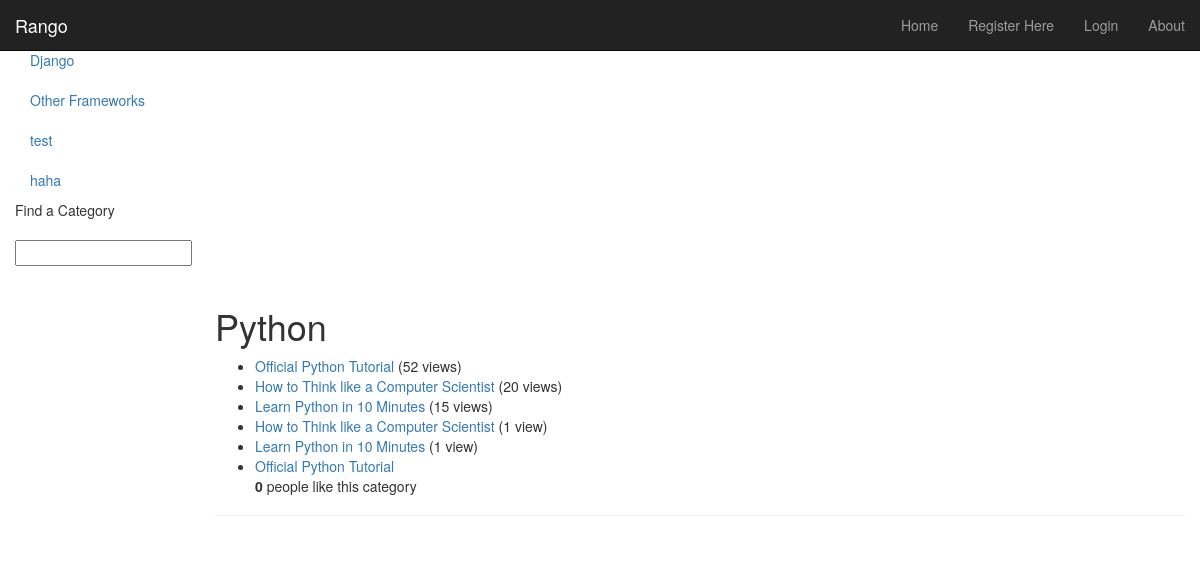
The page /rango/category/python on the database as committed earlier.
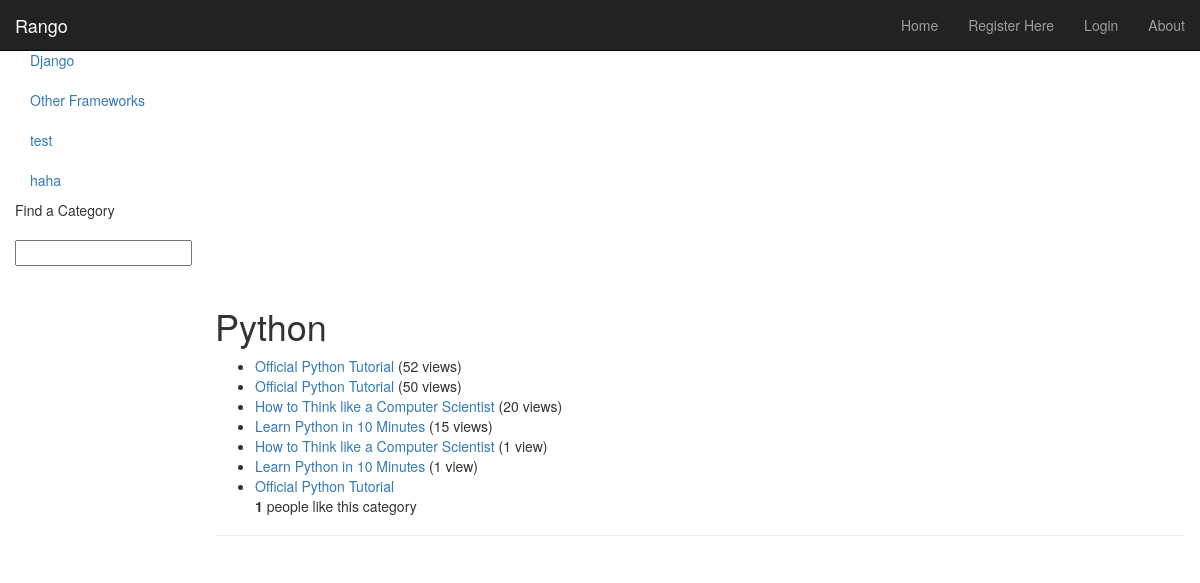
The same page on the database as committed later.
### rango/models.py (models this page shows, shortened)
class Category(models.Model):
        name = models.CharField(max_length=128, unique=True)
        views = models.IntegerField(default=0)
        likes = models.IntegerField(default=0)
        slug = models.SlugField(unique=True)

class Page(models.Model):
    category = models.ForeignKey(Category)
    title = models.CharField(max_length=128)
    url = models.URLField()
    views = models.IntegerField(default=0)

### rango/views.py (the view)
# urls.py: url(r'^category/(?P<category_name_slug>[-\w]+)$', views.category, name='category'),
def category(request, category_name_slug):
    context_dict = {}
    context_dict['result_list'] = None
    context_dict['query'] = None
    if request.method == 'POST':
        query = request.POST['query'].strip()
        if query:
            result_list = run_query(query)
            context_dict['result_list'] = result_list
            context_dict['query'] = query
    try:
        category = Category.objects.get(slug=category_name_slug)
        context_dict['category_name'] = category.name
        pages = Page.objects.filter(category=category).order_by('-views')
        context_dict['pages'] = pages
        context_dict['category'] = category
    except Category.DoesNotExist:
        pass
    if not context_dict['query']:
        context_dict['query'] = category.name
    return render(request, 'rango/category.html', context_dict)

### rango/templatetags/rango_extras.py (called while the page is built)
@register.inclusion_tag('rango/cats.html')
def get_category_list(cat=None):
    return {'cats': Category.objects.all(), 'act_cat': cat}

### templates/rango/category.html (shortened to what this page needs)
{% extends 'base.html' %}
{% load staticfiles %}
{% block body_block %}
    <div class="page-header">
    <h1>{{ category_name }}</h1>
    {% if category %}
        {% if pages %}
        <ul>
            {% for page in pages %}
                <li>
                <a href="{% url 'goto' %}?page_id={{page.id}}">{{ page.title }}</a>
                {% if page.views > 1 %}
                    ({{ page.views }} views)
                {% elif page.views == 1 %}
                    ({{ page.views }} view)
                {% endif %}
                </li>
            {% endfor %}
        {% else %}
                <strong>No pages currently in category.</strong>
                {% endif %}
        <strong id="like_count">{{ category.likes }}</strong> people like this category
    {% endif %}
    </div>
{% endblock %}

### templates/base.html (shortened to what this page needs)
<!DOCTYPE html>
{% load staticfiles %}
<html lang="en">
  <head>
    <link href="http://getbootstrap.com/dist/css/bootstrap.min.css" rel="stylesheet">
    <link href="http://getbootstrap.com/examples/dashboard/dashboard.css" rel="stylesheet">
  </head>
  <body>
    <div class="navbar navbar-inverse navbar-fixed-top" role="navigation">
      <div class="container-fluid">
        <div class="navbar-header">
          <a class="navbar-brand" href="/rango/">Rango</a>
        </div>
        <div class="navbar-collapse collapse">
          <ul class="nav navbar-nav navbar-right">
                <li><a href="{% url 'index' %}">Home</a></li>
                {% if user.is_authenticated %}
                    <li><a href="{% url 'restricted' %}">Restricted Page</a></li>
                    <li><a href="{% url 'auth_logout' %}?next=/rango/">Logout</a></li>
                    <li><a href="{% url 'add_category' %}">Add a New Category</a></li>
                {% else %}
                    <li><a href="{% url 'registration_register' %}">Register Here</a></li>
                    <li><a href="{% url 'auth_login' %}">Login</a></li>
                {% endif %}
                <li><a href="{% url 'about' %}">About</a></li>
              </ul>
        </div>
      </div>
    </div>
    <div class="container-fluid">
      <div class="row">
        <div class="col-sm-3 col-md-2 sidebar">
            {% block side_block %}
            {% load rango_extras %}
            {% get_category_list category %}
            <ul class="nav nav-list">
                <li class="nav-header">Find a Category</li>
                <form>
                <li><input  class="search-query span10" type="text" name="suggestion" value="" id="suggestion" /></li>
                </form>
            </ul>
            {% endblock %}
        </div>
        <div class="col-sm-9 col-sm-offset-3 col-md-10 col-md-offset-2 main">
           <div>
                {% block body_block %}{% endblock %}
                </div>
        </div>
      </div>
    </div>
  </body>
</html>

### templates/rango/cats.html
{% if cats %}
    <ul class="nav nav-sidebar">
	{% for c in cats %}
    	{% if c == act_cat %} <li  class="active" > {% else  %} <li>{% endif %}
            <a href="{% url 'category'  c.slug %}">{{ c.name }}</a></li>
	{% endfor %}
{% else %}
    <li> <strong >There are no category present.</strong></li>
    </ul>
{% endif %}

Rows that differ between the two databases and show on the page:
changed Category "Python": likes "0" → "1"
added Page: title "Official Python Tutorial", views "50"
